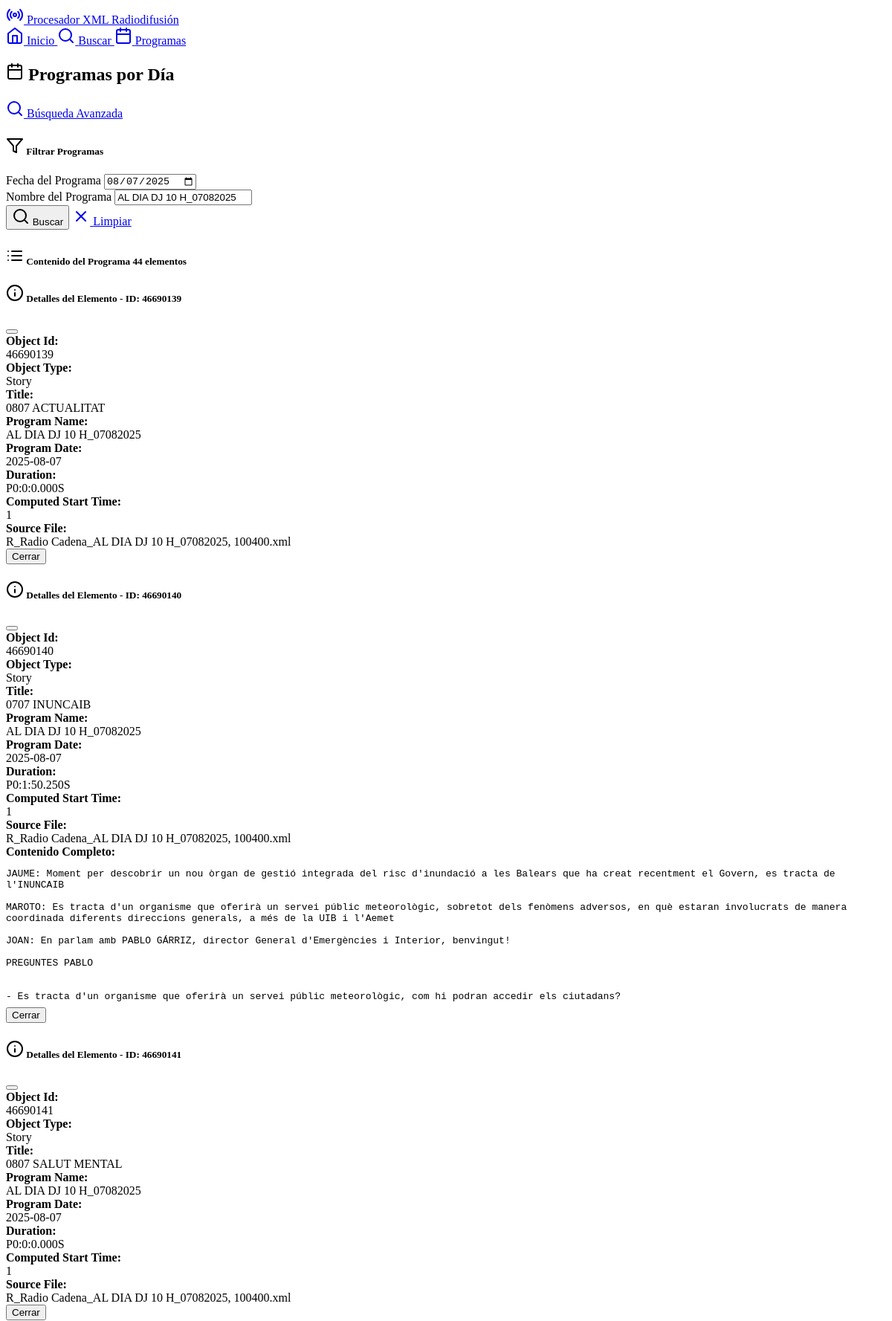
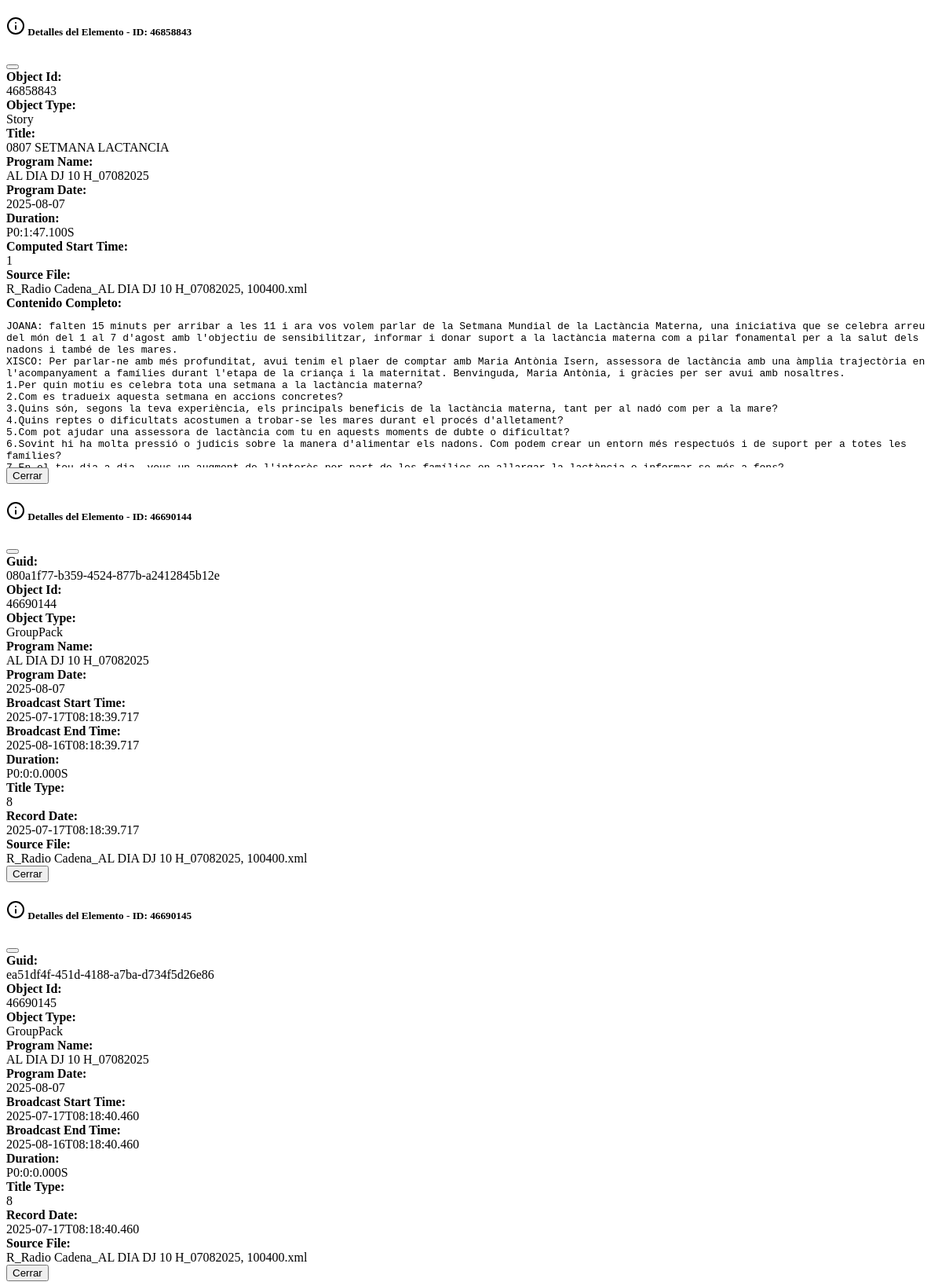
The page /programs?date=2025-08-07&program=AL+DIA+DJ+10+H_07082025 (upper part) on the database its author committed (2 pictures, top to bottom).
### models.py (models this page shows, shortened)
class XMLData(db.Model):
    __tablename__ = 'xml_data'
    id = db.Column(Integer, primary_key=True, autoincrement=True)
    guid = db.Column(Text)
    object_id = db.Column(Text)
    object_type = db.Column(Text)
    timestamp = db.Column(Text)
    broadcast_start_time = db.Column(Text)
    broadcast_end_time = db.Column(Text)
    duration = db.Column(Text)
    title = db.Column(Text)
    text_content = db.Column(Text)
    text_duration = db.Column(Text)
    text_timing = db.Column(Text)
    timegap_timing = db.Column(Text)
    clip_timing = db.Column(Text)
    title_status = db.Column(Text)
    title_type = db.Column(Text)
    site_name = db.Column(Text)
    site_version = db.Column(Text)
    export_path = db.Column(Text)
    planning_area = db.Column(Text)
    linked_story = db.Column(Text)
    language_cat = db.Column(Text)
    language_vo = db.Column(Text)
    language_esp = db.Column(Text)
    has_audio_track = db.Column(Text)
    fact_date = db.Column(Text)
    cms_publish_date = db.Column(Text)
    la_carta_publish_date = db.Column(Text)
    record_date = db.Column(Text)
    start_date = db.Column(Text)
    end_date = db.Column(Text)
    kill_date = db.Column(Text)
    comment = db.Column(Text)
    locator_type = db.Column(Text)
    locator_family = db.Column(Text)
    computed_start_time = db.Column(Text)
    planned_duration = db.Column(Text)
    calculated_duration = db.Column(Text)
    program_start_time = db.Column(Text)
    reporter = db.Column(Text)
    guest = db.Column(Text)
    contact = db.Column(Text)
    contact_phone = db.Column(Text)
    edi = db.Column(Text)
    lin = db.Column(Text)
    observations = db.Column(Text)
    item_code = db.Column(Text)
    program_name = db.Column(Text)
    program_date = db.Column(Text)
    source_file = db.Column(Text)
    created_at = db.Column(DateTime, default=datetime.utcnow)

### routes.py (the view)
@app.route('/programs')
def programs():
    programs_data = db.session.query(
        XMLData.program_name,
        XMLData.program_date,
        db.func.count(XMLData.id).label('story_count')
    ).filter(
        XMLData.program_name.isnot(None),
        XMLData.program_date.isnot(None)
    ).group_by(
        XMLData.program_name,
        XMLData.program_date
    ).order_by(
        XMLData.program_date.desc(),
        XMLData.program_name
    ).all()
    unique_programs = db.session.query(
        XMLData.program_name
    ).filter(
        XMLData.program_name.isnot(None)
    ).distinct().order_by(XMLData.program_name).all()
    program_names = [program[0] for program in unique_programs]
    selected_date = request.args.get('date', '')
    selected_program = request.args.get('program', '')
    filtered_results = []
    if selected_date or selected_program:
        query = XMLData.query
        if selected_date:
            query = query.filter(XMLData.program_date == selected_date)
        if selected_program:
            query = query.filter(XMLData.program_name.contains(selected_program))
        filtered_results = query.limit(100).all()
    return render_template('programs.html',
                         programs_data=programs_data,
                         filtered_results=filtered_results,
                         selected_date=selected_date,
                         selected_program=selected_program,
                         program_names=program_names)

### templates/programs.html (shortened to what this page needs)
{% extends "base.html" %}
{% block content %}
<div class="container mt-4">
    <div class="d-flex justify-content-between align-items-center mb-4">
        <h2>
            <i data-feather="calendar" class="me-2"></i>
            Programas por Día
        </h2>
        <a href="{{ url_for('search') }}" class="btn btn-outline-primary">
            <i data-feather="search" class="me-1"></i>
            Búsqueda Avanzada
        </a>
    </div>
    <div class="card mb-4">
        <div class="card-header">
            <h5 class="mb-0">
                <i data-feather="filter" class="me-1"></i>
                Filtrar Programas
            </h5>
        </div>
        <div class="card-body">
            <form method="GET" action="{{ url_for('programs') }}">
                <div class="row g-3">
                    <div class="col-md-6">
                        <label for="date" class="form-label">Fecha del Programa</label>
                        <input type="date" class="form-control" id="date" name="date"
                               value="{{ selected_date }}">
                    </div>
                    <div class="col-md-6">
                        <label for="program" class="form-label">Nombre del Programa</label>
                        <input type="text" class="form-control" id="program" name="program"
                               value="{{ selected_program }}" placeholder="ej. INFORMATIU MATI" list="program-suggestions">
                    </div>
                </div>
                <div class="mt-3">
                    <button type="submit" class="btn btn-primary">
                        <i data-feather="search" class="me-1"></i>
                        Buscar
                    </button>
                    <a href="{{ url_for('programs') }}" class="btn btn-outline-secondary ms-2">
                        <i data-feather="x" class="me-1"></i>
                        Limpiar
                    </a>
                </div>
            </form>
        </div>
    </div>
    {% if filtered_results %}
    <div class="card">
        <div class="card-header d-flex justify-content-between align-items-center">
            <h5 class="mb-0">
                <i data-feather="list" class="me-2"></i>
                Contenido del Programa
                <span class="badge bg-primary ms-2">{{ filtered_results|length }} elementos</span>
            </h5>
        </div>
        <div class="table-responsive">
            <table class="table table-striped results-table mb-0">
                <tbody>
                    {% for result in filtered_results %}
                    <div class="modal fade" id="detailModal{{ result.id }}" tabindex="-1">
                        <div class="modal-dialog modal-lg">
                            <div class="modal-content">
                                <div class="modal-header">
                                    <h5 class="modal-title">
                                        <i data-feather="info"></i>
                                        Detalles del Elemento - ID: {{ result.object_id or result.id }}
                                    </h5>
                                    <button type="button" class="btn-close" data-bs-dismiss="modal"></button>
                                </div>
                                <div class="modal-body">
                                    <div class="row g-3">
                                        {% for field in ['guid', 'object_id', 'object_type', 'title', 'program_name', 'program_date', 'broadcast_start_time', 'broadcast_end_time', 'duration', 'computed_start_time', 'planned_duration', 'calculated_duration', 'reporter', 'guest', 'contact', 'contact_phone', 'edi', 'lin', 'observations', 'item_code', 'title_type', 'record_date', 'source_file'] %}
                                            {% set value = result[field] if result[field] else 'N/A' %}
                                            {% if value != 'N/A' %}
                                            <div class="col-md-6">
                                                <strong>{{ field.replace('_', ' ').title() }}:</strong>
                                                <div class="text-muted small">{{ value }}</div>
                                            </div>
                                            {% endif %}
                                        {% endfor %}
                                    </div>
                                    {% if result.text_content %}
                                        <div class="mt-4">
                                            <strong>Contenido Completo:</strong>
                                            <div class="bg-dark border p-3 rounded mt-2" style="max-height: 200px; overflow-y: auto; color: var(--bs-light);">
                                                <pre class="mb-0" style="white-space: pre-wrap; color: inherit;">{{ result.text_content }}</pre>
                                            </div>
                                        </div>
                                    {% endif %}
                                </div>
                                <div class="modal-footer">
                                    <button type="button" class="btn btn-secondary" data-bs-dismiss="modal">Cerrar</button>
                                </div>
                            </div>
                        </div>
                    </div>
                    {% endfor %}
                </tbody>
            </table>
        </div>
    </div>
    {% endif %}
</div>
{% endblock %}

### templates/base.html (style rules this page uses)
.results-table { font-size: 0.875rem; }

### rows shown on the page
XMLData: object "46690139", replace "Object Id" "Object Type" "Title" "Program Name" "Program Date" "Duration" "Computed Start Time" "Source File", calcula "46690139" "Story" "0807 ACTUALITAT" "AL DIA DJ 10 H_07082025" "2025-08-07" "P0:0:0.000S" "1" "R_Radio Cadena_AL DIA DJ 10 H_07082025, 100400.xml"
XMLData: object "46690140", replace "Object Id" "Object Type" "Title" "Program Name" "Program Date" "Duration" "Computed Start Time" "Source File", calcula "46690140" "Story" "0707 INUNCAIB" "AL DIA DJ 10 H_07082025" "2025-08-07" "P0:1:50.250S" "1" "R_Radio Cadena_AL DIA DJ 10 H_07082025, 100400.xml", text_content "JAUME: Moment per descobrir un nou òrgan de gestió integrada del risc d'inundació a les Balears que ha creat recentment el Govern, es tracta de l'INUNCAIB MAROTO: Es tracta d'un organisme que oferirà un servei públic meteorològic, sobretot dels fenòmens adversos, en què estaran involucrats de manera coordinada diferents direccions generals, a més de la UIB i l'Aemet JOAN: En parlam amb PABLO GÁRRIZ, director General d'Emergències i Interior, benvingut! PREGUNTES PABLO - Es tracta d'un organisme que oferirà un servei públic meteorològic, com hi podran accedir els ciutadans?…"
XMLData: object "46690141", replace "Object Id" "Object Type" "Title" "Program Name" "Program Date" "Duration" "Computed Start Time" "Source File", calcula "46690141" "Story" "0807 SALUT MENTAL" "AL DIA DJ 10 H_07082025" "2025-08-07" "P0:0:0.000S" "1" "R_Radio Cadena_AL DIA DJ 10 H_07082025, 100400.xml"
XMLData: object "46858843", replace "Object Id" "Object Type" "Title" "Program Name" "Program Date" "Duration" "Computed Start Time" "Source File", calcula "46858843" "Story" "0807 SETMANA LACTANCIA" "AL DIA DJ 10 H_07082025" "2025-08-07" "P0:1:47.100S" "1" "R_Radio Cadena_AL DIA DJ 10 H_07082025, 100400.xml", text_content "JOANA: falten 15 minuts per arribar a les 11 i ara vos volem parlar de la Setmana Mundial de la Lactància Materna, una iniciativa que se celebra arreu del món del 1 al 7 d'agost amb l'objectiu de sensibilitzar, informar i donar suport a la lactància materna com a pilar fonamental per a la salut dels nadons i també de les mares. XISCO: Per parlar-ne amb més profunditat, avui tenim el plaer de comptar amb Maria Antònia Isern, assessora de lactància amb una àmplia trajectòria en l'acompanyament a famílies durant l'etapa de la criança i la maternitat. Benvinguda, Maria Antònia, i gràcies per ser avui amb nosaltres. 1.Per quin motiu es celebra tota una setmana a la lactància materna? 2.Com es…"
XMLData: object "46690144", replace "Guid" "Object Id" "Object Type" "Program Name" "Program Date" "Broadcast Start Time" "Broadcast End Time" "Duration" "Title Type" "Record Date" "Source File", calcula "080a1f77-b359-4524-877b-a2412845b12e" "46690144" "GroupPack" "AL DIA DJ 10 H_07082025" "2025-08-07" "2025-07-17T08:18:39.717" "2025-08-16T08:18:39.717" "P0:0:0.000S" "8" "2025-07-17T08:18:39.717" "R_Radio Cadena_AL DIA DJ 10 H_07082025, 100400.xml"
XMLData: object "46690145", replace "Guid" "Object Id" "Object Type" "Program Name" "Program Date" "Broadcast Start Time" "Broadcast End Time" "Duration" "Title Type" "Record Date" "Source File", calcula "ea51df4f-451d-4188-a7ba-d734f5d26e86" "46690145" "GroupPack" "AL DIA DJ 10 H_07082025" "2025-08-07" "2025-07-17T08:18:40.460" "2025-08-16T08:18:40.460" "P0:0:0.000S" "8" "2025-07-17T08:18:40.460" "R_Radio Cadena_AL DIA DJ 10 H_07082025, 100400.xml"

### other values the page prints
{{ filtered_results|length }} "44"
